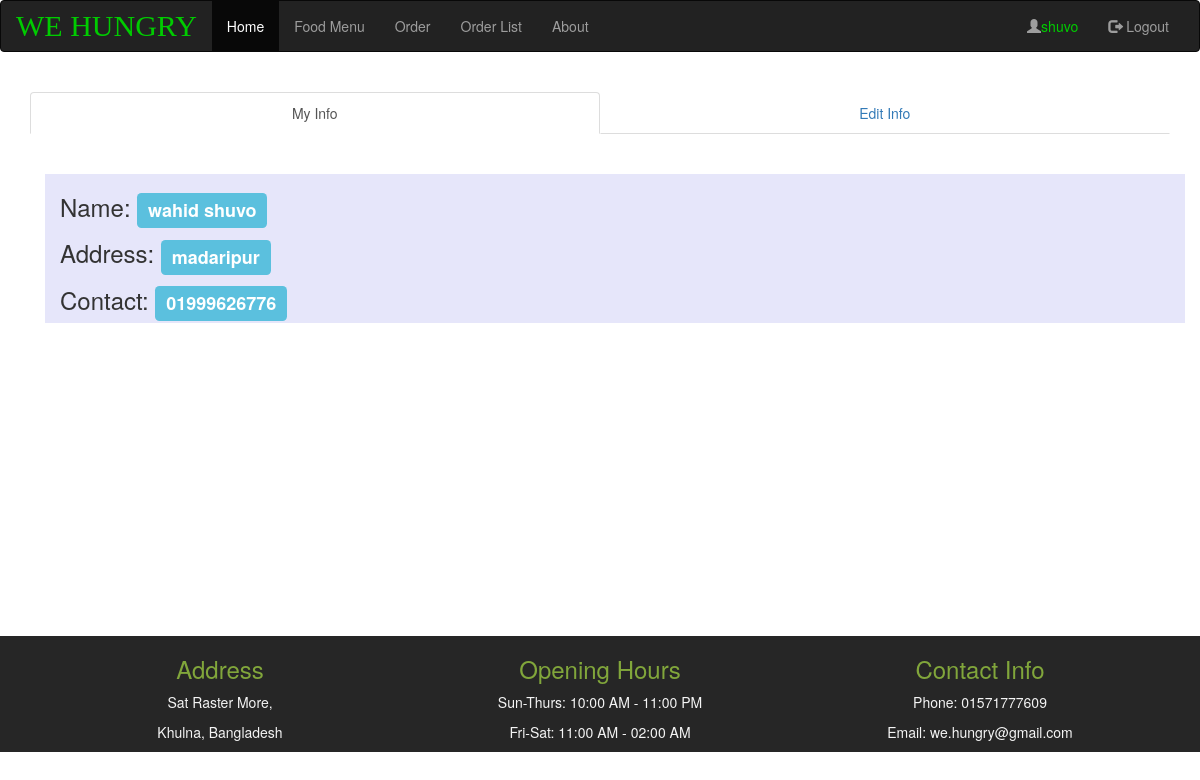
The app's page /user-page.php (signed in), older data.
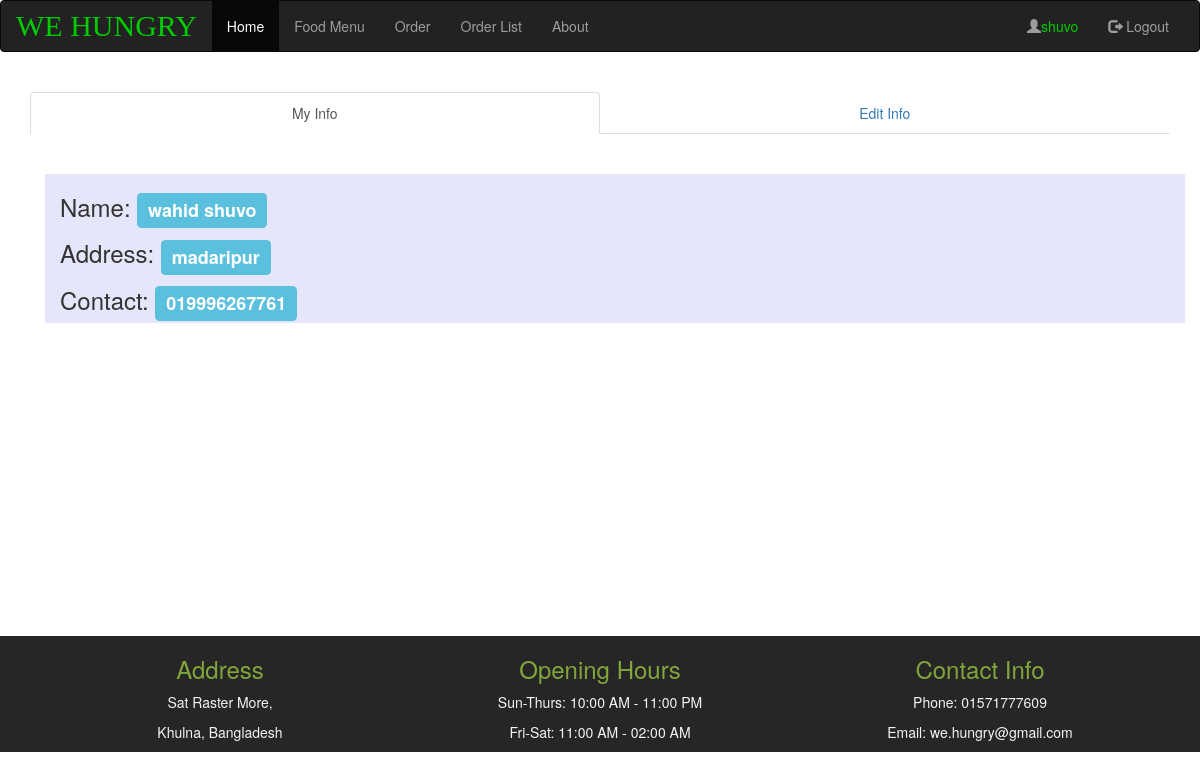
The same page, newer data.
### tables this page shows
CREATE TABLE `customer` (
  `id` int(11) NOT NULL,
  `fullname` varchar(255) NOT NULL,
  `username` varchar(255) NOT NULL,
  `password` varchar(255) NOT NULL,
  `address` text NOT NULL,
  `contact` varchar(255) NOT NULL
);

### src/database.php (called while the page is built, shortened)
<?php
function db_select($query){
    $con = db_connect();
    $rows = $con->query($query);
    $data=[];
    if($rows==null){
        echo "Database query failed";
        return $data;
    }else {
        $rows = $rows->fetch_all(MYSQLI_BOTH);
        foreach ($rows as $row){
            array_push($data,$row);
        }
    }
    return $data;
}
function db_connect(){
    $serverName="localhost";
    $userName="root";
    $password="";
    $dbName="resturant";
    $con= new mysqli($serverName,$userName,$password,$dbName);
    if($con->connect_errno){
        die("coonection failed".$con->connect_error);
    }else {
        return $con;
    }
}

### user-page.php (the view, shortened to what this page needs)
<?php include_once 'layout/header.php';
require_once 'src/database.php';
$name=$_SESSION['username'];
$query="select fullname,address,contact from customer WHERE  username='$name'";
$result=db_select($query);
$fullname = $result[0]['fullname'];
$add=$result[0]['address'];
$contact=$result[0]['contact'];
?>
<br>
<div>
    <ul class="nav nav-tabs nav-justified">
        <li class="active">
            <a data-toggle="tab" href="#info">My Info</a>
        </li>
        <li>
            <a data-toggle="tab" href="#edit">Edit Info</a>
        </li>
    </ul>
    <div class="tab-content">
        <br>
        <br>
        <div class="tab-pane fade in active" id="info" >
            <ul class="list-group">
                <div class="container">
                    <div class="col-md-12" style="background-color:lavender";>
                        <h3>Name: <span class="label label-info"><?= $fullname?></span></h3>
                        <h3>Address: <span class="label label-info"><?= $add?></span></h3>
                        <h3>Contact: <span class="label label-info"><?= $contact?></span></h3>
                    </div>
                </div>
            </ul>
        </div>
    </div>
</div>
<?php include_once 'layout/footer.php'; ?>

Row changes from the older to the newer data that the page shows:
changed customer "wahid shuvo": contact "01999626776" → "019996267761"
